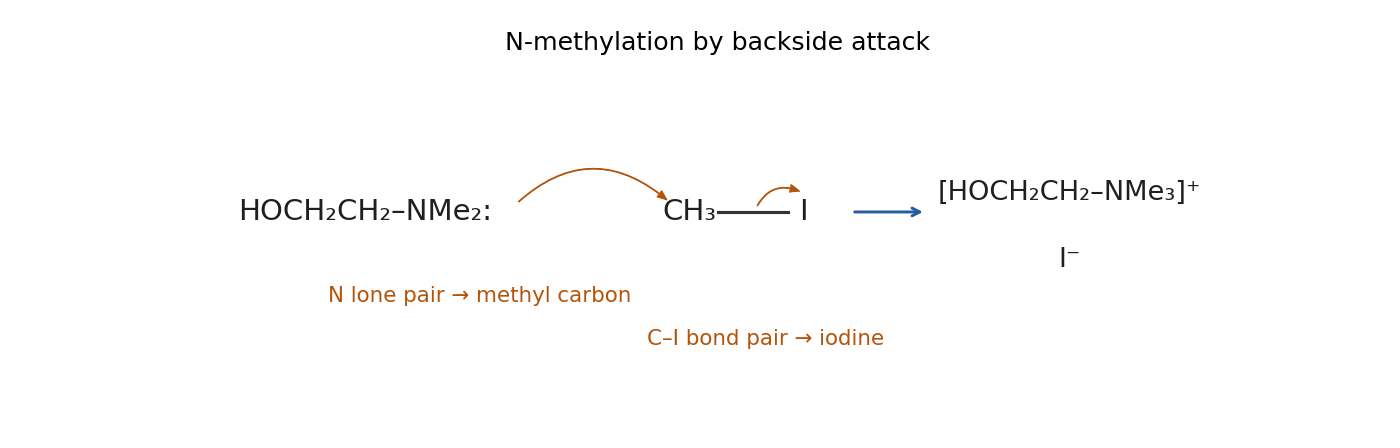

This figure's Python source:
"""Original solution diagram. Python 3.14 / matplotlib 3.10 / numpy 2.3.
Run from the mirrored media directory; output is written to cwd.
"""
from pathlib import Path
import sys
sys.path.insert(0,str(Path(__file__).resolve().parents[2]))
import numpy as np
import matplotlib
matplotlib.use('Agg')
import matplotlib.pyplot as plt
from tools.chemistry_diagram import bond,atom,ring,curly,flow,finish,save,BLUE,ORANGE

fig,ax=plt.subplots(figsize=(10,3.2));finish(ax,(-.4,11),(-1.1,2.2),'N-methylation by backside attack')
atom(ax,(1.6,.7),'HOCH₂CH₂–NMe₂:',15);atom(ax,(5,.7),'CH₃',15);atom(ax,(6.2,.7),'I',15);bond(ax,(5.28,.7),(6.04,.7))
curly(ax,(3.18,.78),(4.8,.8),rad=-.45);curly(ax,(5.7,.73),(6.2,.9),rad=-.5)
flow(ax,(6.7,.7),(7.5,.7));atom(ax,(9,.9),'[HOCH₂CH₂–NMe₃]⁺',14);atom(ax,(9,.2),'I⁻',14)
ax.text(2.8,-.25,'N lone pair → methyl carbon',color=ORANGE,ha='center',fontsize=11);ax.text(5.8,-.7,'C–I bond pair → iodine',color=ORANGE,ha='center',fontsize=11)
save(fig,Path(__file__).with_suffix('.png').name)
